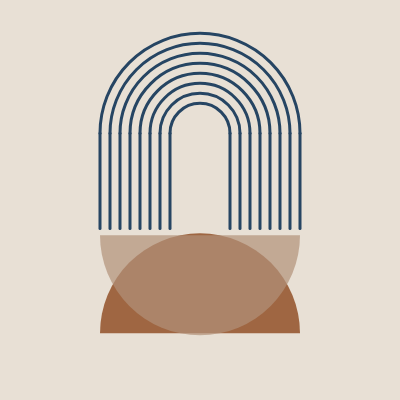
Frame 1 (no input)
Frame 60 (no input): identical to frame 1, image omitted
Frame 120 (the mouse pressed at the canvas centre since frame 60): identical to frame 1, image omitted

The p5.js sketch that drew this single still picture (run headless with seeded random() and noise() and a simulated clock; from frame 60 on, the mouse is pressed at the canvas centre):

// p5.js sketch
// ── sketch.js
// Define spacing and dimensions for the lines and arches
let lineGap = 10;
let archGap = lineGap * 2;
let archRadius = 60;
let lineOffset = archRadius / 2;
let archNumber = 8;

function setup() {
  createCanvas(400, 400);
}

function draw() {
  background('#e8e0d5');
  // ellipse(mouseX, mouseY, 50, 50);
  noStroke();
  fill('#9F6642');
  arc(width / 2, height / 1.2, width / 2, width / 2, PI, TWO_PI);
  
  fill('#B39279B3');
  arc(width / 2, height / 1.7, width / 2, width / 2, 0, PI);

  // Define the style by setting the color and weight of the lines
  stroke('#264563');
  strokeWeight(3);
  noFill(); // Ensure the arcs are not filled

  for (let i = 0; i < archNumber; i++) {
      line(width / 2 - (i * lineGap) - lineOffset, height / 1.75, width / 2 - (i * lineGap) - lineOffset, height / 3);
      line(width / 2 + (i * lineGap) + lineOffset, height / 1.75, width / 2 + (i * lineGap) + lineOffset, height / 3);
      arc(width / 2, height / 3, archRadius + i * archGap, archRadius + i * archGap, PI, TWO_PI);
  }
}
  
  
